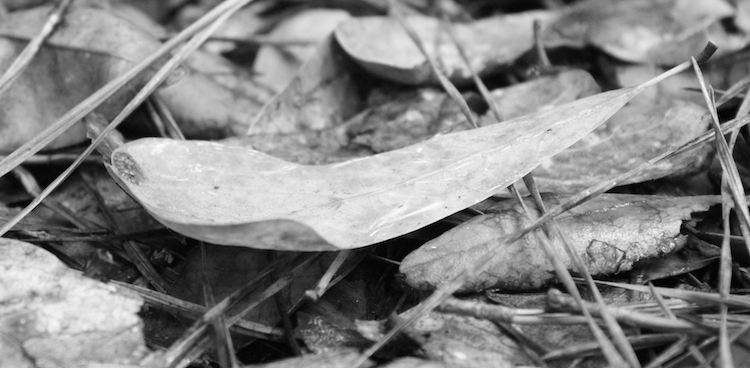
%> input picture Assignment3/Photo2.png, 750 x 368 px
$ octave main.m   (GNU Octave 9; MATLAB toolbox functions it lacks are replaced by stand-ins)
%> lines starting %> are read from the running program, lines starting %| are printed output that depends on the picture; in (x1, y1, x2, y2) boxes, pixels count from 0 and x2, y2 are one past the last pixel; in counts of white or black regions, pixels touching at a corner belong together; the program's own positions count from 1
### Assignment3/ord_dither.m
function g = ord_dither(f)
% f = double(imread('campus.png'));
[m,n] = size(f);
g = zeros([m,n,3]);
%% Index Matrices
I2 = index_mat(0);
I4 = index_mat(I2);
I8 = index_mat(I4);
%% Threshold matrix
T2 = thres_mat(I2);
T4 = thres_mat(I4);
T8 = thres_mat(I8);
%% Calculating half tone
g(:,:,1) = calc_halftone_dither(f,T2);
g(:,:,2) = calc_halftone_dither(f,T4);
g(:,:,3) = calc_halftone_dither(f,T8);
%% Displaying the images
% [9 lines of commented-out code are left out]
end

### Assignment3/calc_halftone_dither.m
function out = calc_halftone_dither(f,T)
[n,~] = size(T);
[r,c] = size(f);
% Alter dimensions to make the dimensions perfectly divisible by the size
% of the threshold matrix
out_r = change_dim(r,n);
out_c = change_dim(c,n);
%% Padding by reflection
f_temp = zeros([out_r,out_c]);
f_temp(1:r,1:c) = f;
f_temp(r+1:end,1:c) = f(end:-1:2*r-out_r+1,:);
f_temp(1:r,c+1:end) = f(:,end:-1:2*c-out_c+1);
f_temp(r+1:end,c+1:end) = f(end:-1:2*r-out_r+1,end:-1:2*c-out_c+1);
%% Applying threshold matrix on the image
out_temp = zeros([out_r,out_c]);
for i=1:n:out_r
    for j=1:n:out_c
        out_temp(i:i+n-1,j:j+n-1) = 255*double(f_temp(i:i+n-1,j:j+n-1)>=T);
    end
end
out = out_temp(1:r,1:c); %Crop w.r.t input image size
end

### Assignment3/change_dim.m
function dim = change_dim(x,n)
if mod(x,n)
    dim = x+n-mod(x,n);
else
    dim = x;
end
end

### Assignment3/err_diff.m
function g = err_diff(f)
t = 127;
% Padding
f_temp = zeros(size(f)+[2,2]);
f_temp(2:end-1,2:end-1) = f;
g_temp = zeros(size(f_temp));
diff_filt = [0,0,0;0,0,7/16;3/16,5/16,7/16]; %to progagate the error to future pixels.
%% Applying diffusion filter
% Procedure followed is similar to that of conv and corr
[r,c] = size(f_temp);
for i=2:r-1
    for j=2:c-1
        g_temp(i,j) = 255*double(f_temp(i,j)>=t);
        err = f_temp(i,j)-g_temp(i,j);
        f_temp(i-1:i+1,j-1:j+1) = f_temp(i-1:i+1,j-1:j+1) + err*diff_filt;
    end
end
%%
g = g_temp(2:r-1,2:c-1);
% fig = figure;
% imshow(g);
% truesize(fig);
end

### Assignment3/fidelity_16110057.m
function a = fidelity_16110057(f,g)
% f = double(imread('campus.png'));
f = double(f);
[m,n] = size(f);
% g = zeros([m,n]);
g = double(g);
a=zeros(1,6);

a(1) = sum(sum(f-g))/(m*n);
a(2) = sum(sum(abs(f-g)))/(m*n);
%%
f11 = pow_gam(f,2.2);
g11 = pow_gam(g,2.2);
f12 = pow_gam(f,1/(2.2));
g12 = pow_gam(g,1/(2.2));

a(3) = sum(sum(abs(f11-g11)))/(m*n);
a(4) = sum(sum(abs(f12-g12)))/(m*n);
%%
gauss = fspecial('gaussian', 7);
f21 = imfilter(f11, gauss);
g21 = imfilter(g11, gauss);
f22 = imfilter(f12, gauss);
g22 = imfilter(g12, gauss);

f31 = pow_gam(f21,1/3);
g31 = pow_gam(g21,1/3);
f32 = pow_gam(f22,1/3);
g32 = pow_gam(g22,1/3);

a(5) = sum(sum(abs(f31-g31)))/(m*n);
a(6) = sum(sum(abs(f32-g32)))/(m*n);
end

### Assignment3/pow_gam.m
function out = pow_gam(f,gam)
out = 255*((f/255).^gam);
end

### Assignment3/index_mat.m
function I = index_mat(I_prev)
% From the assignment pdf
I = [4*I_prev + 1, 4*I_prev + 2; 4*I_prev + 3, 4*I_prev + 0];
end

### Assignment3/thres_mat.m
function out = thres_mat(I)
% Implementation of the equatio given in the assignment pdf
[n,~]=size(I);
out = (255/(n^2))*(I+0.5);
end

### Assignment3/main.m
%% Reading Image
clc;
clear all;
% f = double(imread('campus.png'));
f = double(imread('Photo2.png'));
%> f: size 368x750 double; min 0, max 255, mean 131.8; mean of the top-left, top-right, bottom-left and bottom-right quarters 144, 149.2, 116.6, 117.6
% f = double(imread('Photo2.png'));
[r,c] = size(f);
%> r = 368; c = 750
g = zeros([r,c,6]);
%% Thresholding
g(:,:,1) = 255*double(f>=127);
%% Random Noise Binarization
f1 = f + randi([-128 128], r, c);
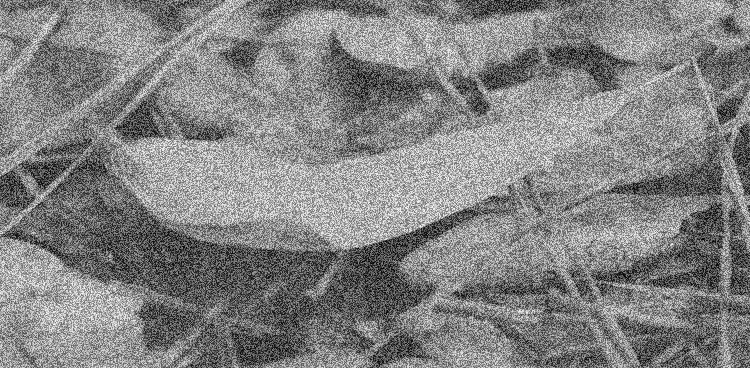
%> f1: size 368x750 double; min -127, max 376, mean 131.8; drawn with min black and max white
g(:,:,2) = 255*double(f1 >= 127);
%% Halftone algorithms
g(:,:,3:5)= ord_dither(f);%Ordered Dithering
%> after the loop in calc_halftone_dither, `for i=1:n:out_r`:
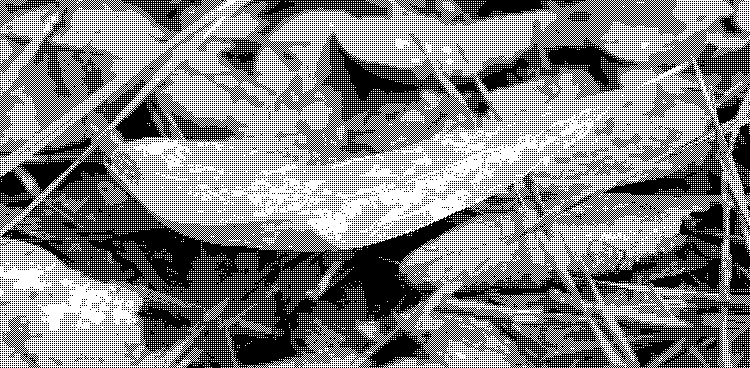
%> out_temp: size 368x750 double; 51.3% white; 20434 black regions (20408 under 20 px), largest, box (x1, y1, x2, y2) and area: (0, 0, 750, 368) 100539, (0, 0, 227, 138) 6182, (174, 0, 393, 108) 4176
%> in calc_halftone_dither (call 2), `f_temp(1:r,c+1:end) = f(:,end:-1:2*c-out_c+1);`: f_temp: size 368x752 double; min 0, max 255, mean 131.8
%> after the loop in calc_halftone_dither (call 2), `for i=1:n:out_r`: out_temp: size 368x752 double; 51.6% white; black in thin lines or dots
%> in calc_halftone_dither (call 2), `out = out_temp(1:r,1:c);`: out: size 368x750 double; 51.7% white; black in thin lines or dots
%> after the loop in calc_halftone_dither (call 3), `for i=1:n:out_r`:
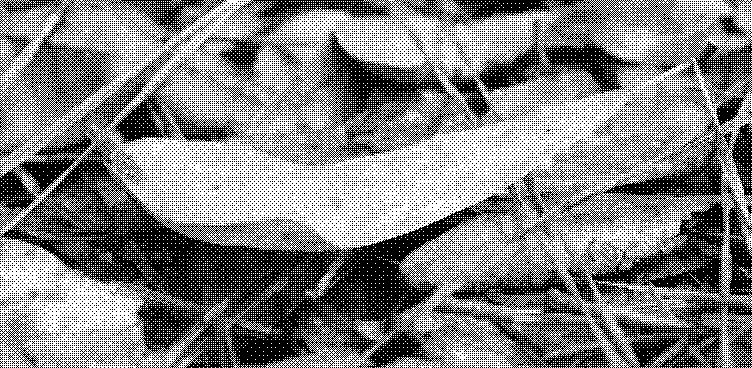
%> out_temp: size 368x752 double; 51.6% white; black in thin lines or dots
%> in calc_halftone_dither (call 3), `out = out_temp(1:r,1:c);`: out: size 368x750 double; 51.7% white; black in thin lines or dots
g(:,:,6) = err_diff(f);%Error diffusion
%> after the loop in err_diff, `for i=2:r-1`:
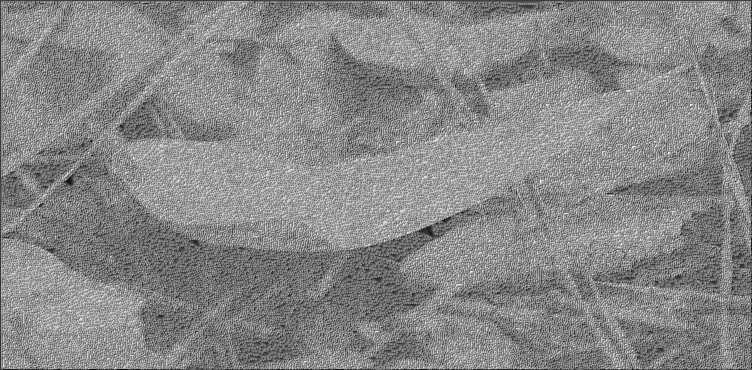
%> f_temp: size 370x752 double; min -107.9, max 335.3, mean 127.7; drawn with min black and max white
%> after the loop in err_diff, `for i=2:r-1`:
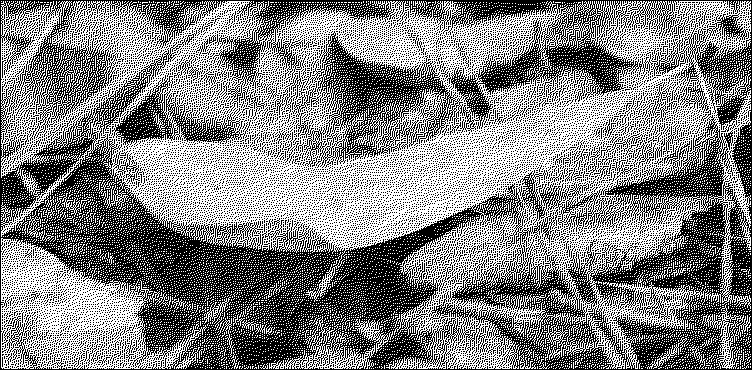
%> g_temp: size 370x752 double; 51% white; black in thin lines or dots
%> in err_diff, `g = g_temp(2:r-1,2:c-1);`: g: size 368x750 double; 51.4% white; black in thin lines or dots
%% Fidelity of all images
fid = cell(1,6);
for i=1:6
    fid{i}=fidelity_16110057(f,g(:,:,i));
end
%> this loop made 6 passes
%> pass 1, in fidelity_16110057, `g = double(g);`:
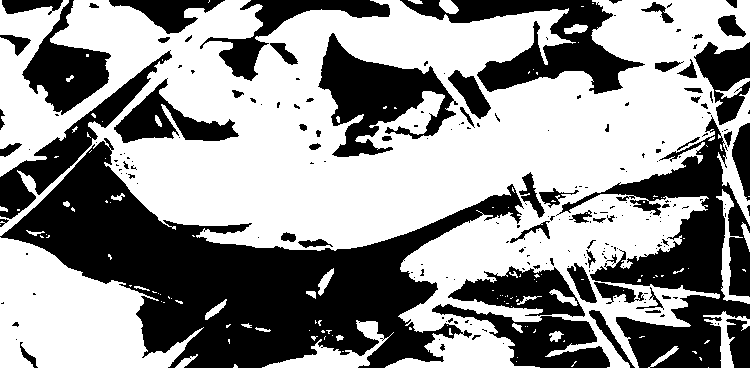
%> g: size 368x750 double; 57.7% white; 227 black regions (159 under 20 px), largest, box (x1, y1, x2, y2) and area: (0, 138, 524, 368) 45361, (556, 115, 750, 368) 16986, (400, 0, 645, 94) 8388
%> pass 1, in pow_gam (call 3), `out = 255*((f/255).^gam);`:
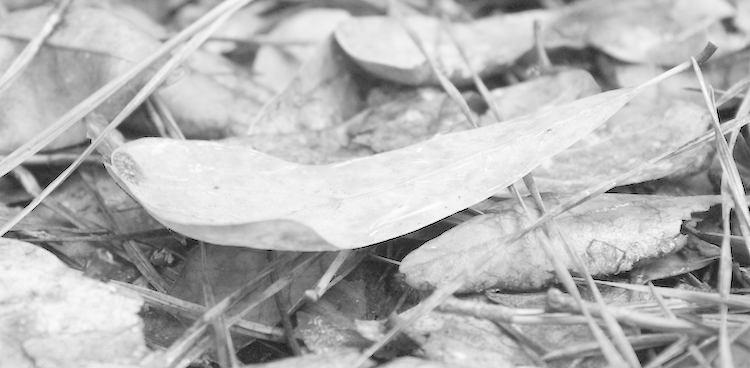
%> out: size 368x750 double; min 0, max 255, mean 180.4
%> after the loop, fid = 6 items
%% Results
fprintf('Fidelity\nvalues:\t\tg1\tg2\tg3\tg4\tg5\tg6\n')
for i=1:6
    fprintf("\t"+num2str(char(945))+""+num2str(i)+"\t")
    for j=1:6
        fprintf("%0.2f \t",fid{j}(i));
    end
    fprintf("\n");
end
%% Save output images in TIFF format
% [4 lines of commented-out code are left out]

$ run again, with Assignment3/campus.png copied over Assignment3/Photo2.png
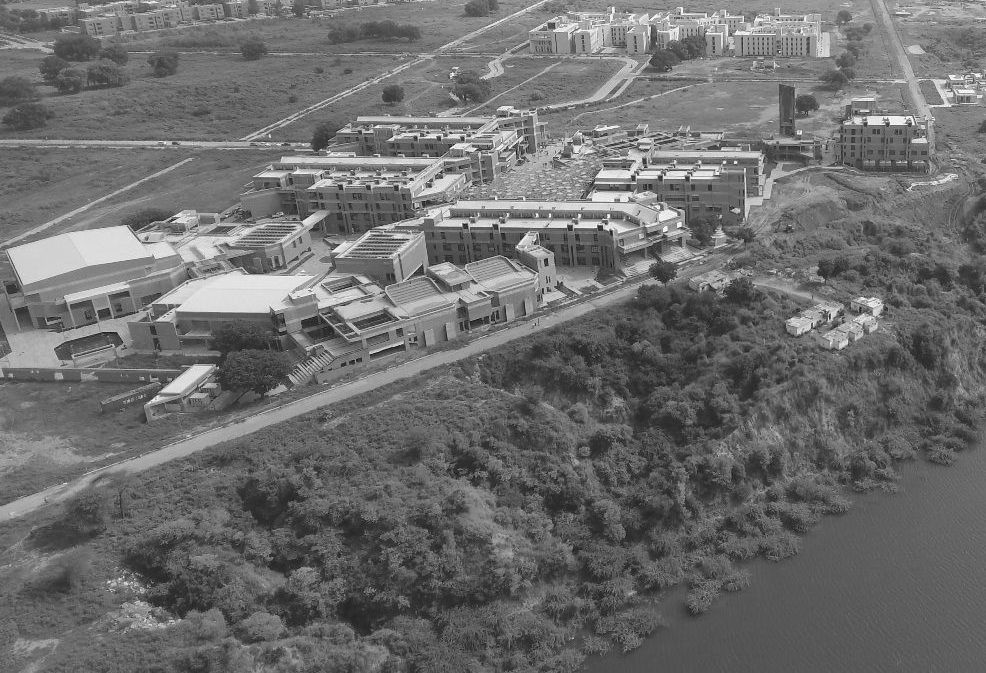
%> input picture Assignment3/campus.png, 986 x 673 px
%> after the loop in calc_halftone_dither, `for i=1:n:out_r`:
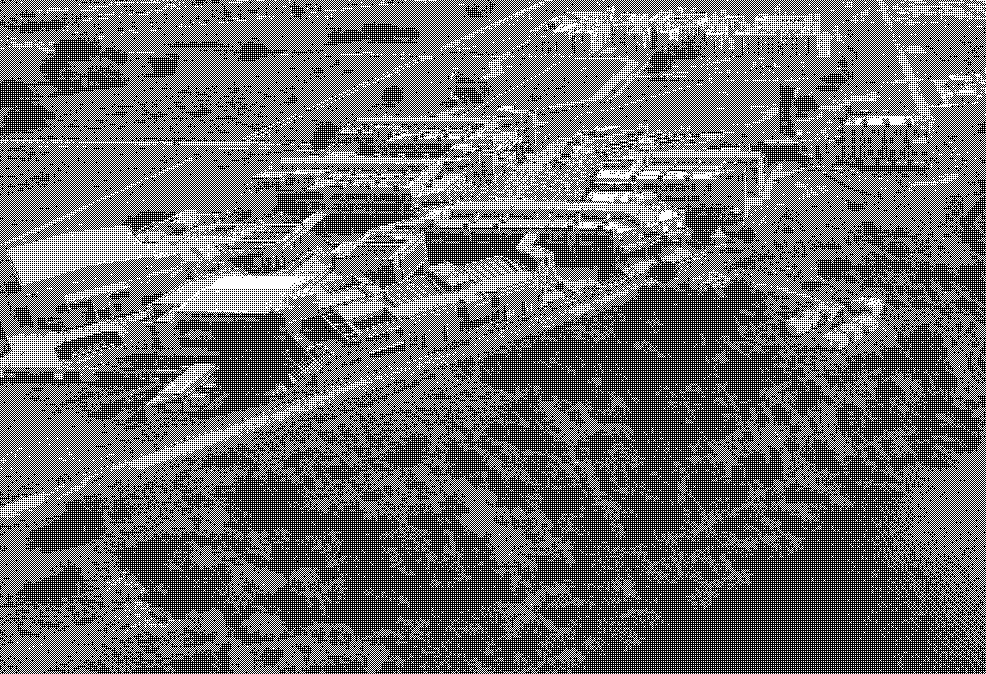
%> out_temp: size 674x986 double; 42.8% white in thin lines or dots
%> the loop `for i=1:6` made 6 passes
%> pass 1, in pow_gam (call 3), `out = 255*((f/255).^gam);`:
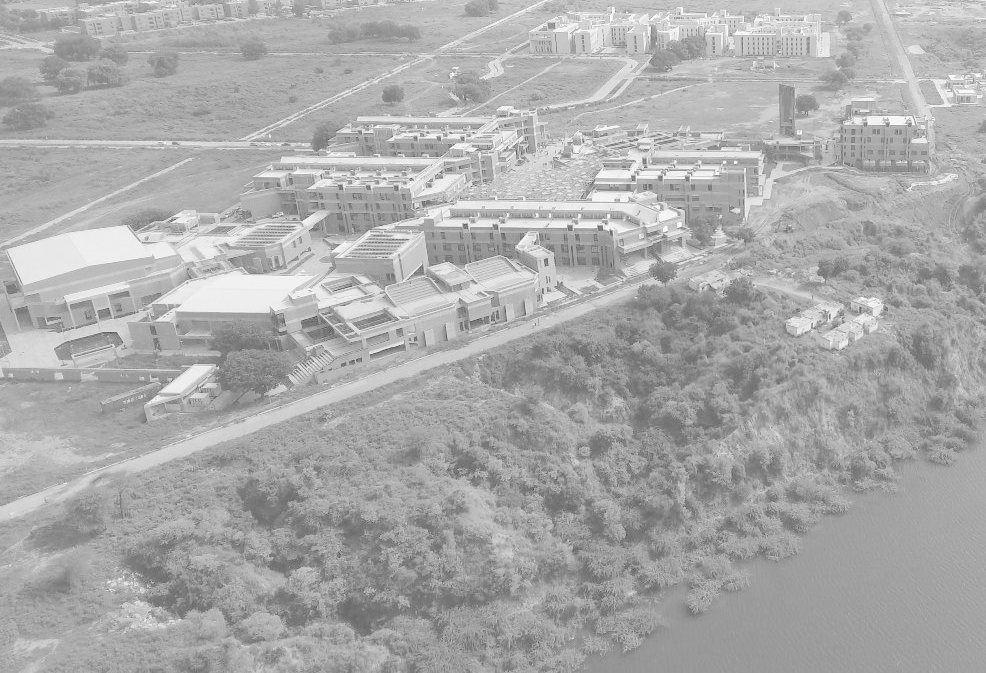
%> out: size 673x986 double; min 63.56, max 253.6, mean 171
%> after the loop `for i=1:6`: fid = 6 items
